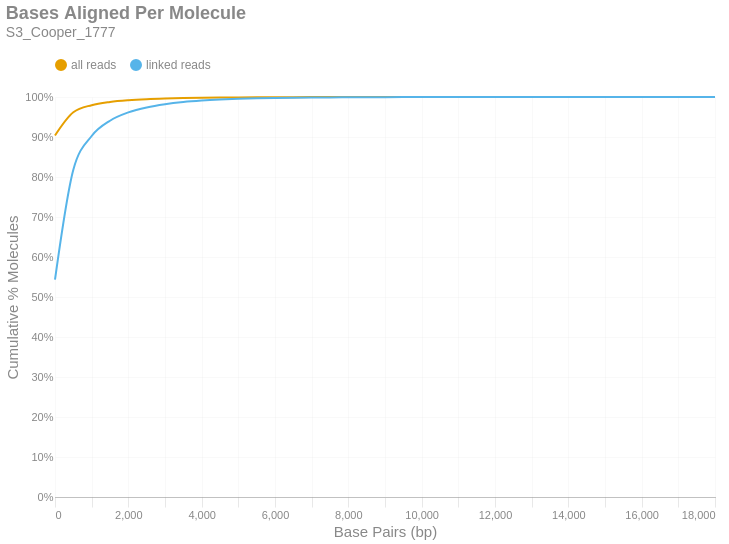

Notebook source saved alongside this figure:
### Markdown cell above
### Bases Aligned Per Molecule
This is a cumulative frequency distribution showing the number of base pairs aligned per unique molecule. These data are shown in 500 bp bins. There are two distributions: one with `all reads` (yellow) and another with only `linked reads` (blue). The percent of molecules in the `linked reads` distribution is relative to the total number of linked molecules.

### Code cell
if SKIPLR:
    print_html(f"Skipped")
else:
    binned_df = consolidated_hist(valids['aligned_bp'], mask, 500, True)
    with SafeRender(binned_df):
        (
            density_plot(binned_df, 'Bases Aligned Per Molecule', samplename, 'basesper')
            .encode(
                x=alt.X('bin:Q', title="Base Pairs (bp)").axis(tickMinStep=500).scale(padding=0),
                y=alt.Y('value:Q', title='Cumulative % Molecules')
                    .axis(format='%')
                    .scale(domain = [0,1])
                    .stack(False),
                color=alt.Color("key:N").scale(domain = ["all reads", "linked reads"]),
                tooltip = [
                    alt.Tooltip("key:N", title = "Data Type"),
                    alt.Tooltip("range_label:N", title="Bases Aligned Per Molecule"),
                    alt.Tooltip("value:Q", format = ".2%", title="% Molecules (Cum.)")
                ]
            )
        ).display()

### Figure 1 — Vega-Lite specification as saved in the notebook (floating-point values rounded to 4 significant figures)
{"width": "container", "height": 400, "config": {"title": {"anchor": "start", "dy": -15, "fontSize": 18, "color": "#888888", "subtitleColor": "#888888", "subtitleFontSize": 14}, "arc": {"fill": "#0072B2"}, "axis": {"domainColor": "#888888", "domainWidth": 0.5, "gridWidth": 0.2, "grid": false, "titleFontWeight": 400, "titleFontSize": 15, "labelFontSize": 11, "labelColor": "#888888", "tickColor": "#888888", "tickWidth": 0.2, "titleColor": "#888888"}, "axisBand": {"grid": false}, "axisX": {"grid": true, "tickSize": 10, "domainCap": "round"}, "axisY": {"domain": false, "grid": true, "tickSize": 0, "domainCap": "round"}, "background": "transparent", "header": {"labelFontSize": 15, "labelColor": "#888888", "titleFontSize": 15, "titleFontWeight": 600, "titleColor": "#888888"}, "legend": {"labelFont": "sans-serif", "labelFontSize": 12, "labelColor": "#888888", "symbolSize": 100, "symbolType": "circle", "titleFontSize": 12, "titlePadding": 10, "titleColor": "#888888", "title": null, "orient": "top"}, "range": {"category": ["#E69F00", "#56B4E9", "#009E73", "#F0E442", "#0072B2", "#D55E00", "#CC79A7", "#000000"], "diverging": ["#cfe8f3", "#a2d4ec", "#73bfe2", "#46abdb", "#1696d2", "#12719e"]}, "area": {"fill": "#0072B2", "fillOpacity": 0.7, "line": true, "strokeOpacity": 0.7}, "line": {"color": "#0072B2", "stroke": "#0072B2", "strokeWidth": 2}, "trail": {"color": "#0072B2", "stroke": "#0072B2", "strokeWidth": 0, "size": 1}, "point": {"filled": true, "fillOpacity": 1.0, "size": 95}, "text": {"color": "#888888", "fontSize": 11, "align": "right", "fontWeight": 400, "size": 11}, "bar": {"fill": "#0072B2", "stroke": null}, "view": {"stroke": null, "continuousWidth": 660, "continuousHeight": 400}}, "data": {"name": "data-be5a66c961fb70a17b92b4dad75854a1"}, "mark": {"type": "line", "interpolate": "monotone", "point": {"opacity": 0, "size": 275}}, "encoding": {"color": {"field": "key", "scale": {"domain": ["all reads", "linked reads"]}, "type": "nominal"}, "tooltip": [{"field": "key", "title": "Data Type", "type": "nominal"}, {"field": "range_label", "title": "Bases Aligned Per Molecule", "type": "nominal"}, {"field": "value", "format": ".2%", "title": "% Molecules (Cum.)", "type": "quantitative"}], "x": {"axis": {"tickMinStep": 500}, "field": "bin", "scale": {"padding": 0}, "title": "Base Pairs (bp)", "type": "quantitative"}, "y": {"axis": {"format": "%"}, "field": "value", "scale": {"domain": [0, 1]}, "stack": false, "title": "Cumulative % Molecules", "type": "quantitative"}}, "params": [{"name": "param_c36ac31b6afebe62", "select": {"type": "point", "fields": ["key"]}, "bind": "legend"}], "title": {"text": "Bases Aligned Per Molecule", "subtitle": "S3_Cooper_1777"}, "transform": [{"fold": ["all reads (cumsum)", "linked reads (cumsum)"]}, {"calculate": "replace(datum.key, ' (cumsum)', '')", "as": "key"}, {"filter": {"param": "param_c36ac31b6afebe62"}}], "usermeta": {"embedOptions": {"downloadFileName": "S3_Cooper_1777.basesper"}}, "$schema": "https://vega.github.io/schema/vega-lite/v6.1.0.json", "datasets": {"data-be5a66c961fb70a17b92b4dad75854a1": [{"bin": "0.0", "interval": "0.0-500.0", "all reads": 0.9039, "linked reads": 0.5434, "all reads (cumsum)": 0.9039, "linked reads (cumsum)": 0.5434, "range_label": "0-499"}, {"bin": "500.0", "interval": "500.0-1000.0", "all reads": 0.05803, "linked reads": 0.2749, "all reads (cumsum)": 0.9619, "linked reads (cumsum)": 0.8183, "range_label": "500-999"}, {"bin": "1000.0", "interval": "1000.0-1500.0", "all reads": 0.01766, "linked reads": 0.08416, "all reads (cumsum)": 0.9796, "linked reads (cumsum)": 0.9024, "range_label": "1000-1499"}, {"bin": "1500.0", "interval": "1500.0-2000.0", "all reads": 0.008011, "linked reads": 0.03825, "all reads (cumsum)": 0.9876, "linked reads (cumsum)": 0.9407, "range_label": "1500-1999"}, {"bin": "2000.0", "interval": "2000.0-2500.0", "all reads": 0.004346, "linked reads": 0.02075, "all reads (cumsum)": 0.9919, "linked reads (cumsum)": 0.9614, "range_label": "2000-2499"}, {"bin": "2500.0", "interval": "2500.0-3000.0", "all reads": 0.002629, "linked reads": 0.01255, "all reads (cumsum)": 0.9946, "linked reads (cumsum)": 0.974, "range_label": "2500-2999"}, {"bin": "3000.0", "interval": "3000.0-3500.0", "all reads": 0.001673, "linked reads": 0.00799, "all reads (cumsum)": 0.9962, "linked reads (cumsum)": 0.982, "range_label": "3000-3499"}, {"bin": "3500.0", "interval": "3500.0-4000.0", "all reads": 0.001124, "linked reads": 0.005366, "all reads (cumsum)": 0.9974, "linked reads (cumsum)": 0.9874, "range_label": "3500-3999"}, {"bin": "4000.0", "interval": "4000.0-4500.0", "all reads": 0.0007588, "linked reads": 0.003623, "all reads (cumsum)": 0.9981, "linked reads (cumsum)": 0.991, "range_label": "4000-4499"}, {"bin": "4500.0", "interval": "4500.0-5000.0", "all reads": 0.0005326, "linked reads": 0.002543, "all reads (cumsum)": 0.9986, "linked reads (cumsum)": 0.9935, "range_label": "4500-4999"}, {"bin": "5000.0", "interval": "5000.0-5500.0", "all reads": 0.0003777, "linked reads": 0.001803, "all reads (cumsum)": 0.999, "linked reads (cumsum)": 0.9953, "range_label": "5000-5499"}, {"bin": "5500.0", "interval": "5500.0-6000.0", "all reads": 0.0002708, "linked reads": 0.001293, "all reads (cumsum)": 0.9993, "linked reads (cumsum)": 0.9966, "range_label": "5500-5999"}, {"bin": "6000.0", "interval": "6000.0-6500.0", "all reads": 0.00018, "linked reads": 0.0008592, "all reads (cumsum)": 0.9995, "linked reads (cumsum)": 0.9975, "range_label": "6000-6499"}, {"bin": "6500.0", "interval": "6500.0-7000.0", "all reads": 0.000136, "linked reads": 0.0006495, "all reads (cumsum)": 0.9996, "linked reads (cumsum)": 0.9981, "range_label": "6500-6999"}, {"bin": "7000.0", "interval": "7000.0-7500.0", "all reads": 0.0001083, "linked reads": 0.0005171, "all reads (cumsum)": 0.9997, "linked reads (cumsum)": 0.9986, "range_label": "7000-7499"}, {"bin": "7500.0", "interval": "7500.0-8000.0", "all reads": 8.123e-05, "linked reads": 0.0003878, "all reads (cumsum)": 0.9998, "linked reads (cumsum)": 0.999, "range_label": "7500-7999"}, {"bin": "8000.0", "interval": "8000.0-8500.0", "all reads": 4.458e-05, "linked reads": 0.0002128, "all reads (cumsum)": 0.9998, "linked reads (cumsum)": 0.9992, "range_label": "8000-8499"}, {"bin": "8500.0", "interval": "8500.0-9000.0", "all reads": 4.59e-05, "linked reads": 0.0002191, "all reads (cumsum)": 0.9999, "linked reads (cumsum)": 0.9995, "range_label": "8500-8999"}, {"bin": "9000.0", "interval": "9000.0-9500.0", "all reads": 2.906e-05, "linked reads": 0.0001387, "all reads (cumsum)": 0.9999, "linked reads (cumsum)": 0.9996, "range_label": "9000-9499"}, {"bin": "9500.0", "interval": "9500.0-10000.0", "all reads": 2.014e-05, "linked reads": 9.616e-05, "all reads (cumsum)": 0.9999, "linked reads (cumsum)": 0.9997, "range_label": "9500-9999"}, {"bin": "10000.0", "interval": "10000.0-10500.0", "all reads": 1.717e-05, "linked reads": 8.198e-05, "all reads (cumsum)": 1.0, "linked reads (cumsum)": 0.9998, "range_label": "10000-10499"}, {"bin": "10500.0", "interval": "10500.0-11000.0", "all reads": 8.585e-06, "linked reads": 4.099e-05, "all reads (cumsum)": 1.0, "linked reads (cumsum)": 0.9998, "range_label": "10500-10999"}, {"bin": "11000.0", "interval": "11000.0-11500.0", "all reads": 7.595e-06, "linked reads": 3.626e-05, "all reads (cumsum)": 1.0, "linked reads (cumsum)": 0.9999, "range_label": "11000-11499"}, {"bin": "11500.0", "interval": "11500.0-12000.0", "all reads": 4.953e-06, "linked reads": 2.365e-05, "all reads (cumsum)": 1.0, "linked reads (cumsum)": 0.9999, "range_label": "11500-11999"}, {"bin": "12000.0", "interval": "12000.0-12500.0", "all reads": 9.246e-06, "linked reads": 4.414e-05, "all reads (cumsum)": 1.0, "linked reads (cumsum)": 0.9999, "range_label": "12000-12499"}, {"bin": "12500.0", "interval": "12500.0-13000.0", "all reads": 5.613e-06, "linked reads": 2.68e-05, "all reads (cumsum)": 1.0, "linked reads (cumsum)": 0.9999, "range_label": "12500-12999"}, {"bin": "13000.0", "interval": "13000.0-13500.0", "all reads": 2.642e-06, "linked reads": 1.261e-05, "all reads (cumsum)": 1.0, "linked reads (cumsum)": 1.0, "range_label": "13000-13499"}, {"bin": "13500.0", "interval": "13500.0-14000.0", "all reads": 2.972e-06, "linked reads": 1.419e-05, "all reads (cumsum)": 1.0, "linked reads (cumsum)": 1.0, "range_label": "13500-13999"}, {"bin": "14000.0", "interval": "14000.0-14500.0", "all reads": 0.0, "linked reads": 0.0, "all reads (cumsum)": 1.0, "linked reads (cumsum)": 1.0, "range_label": "14000-14499"}, {"bin": "14500.0", "interval": "14500.0-15000.0", "all reads": 2.311e-06, "linked reads": 1.104e-05, "all reads (cumsum)": 1.0, "linked reads (cumsum)": 1.0, "range_label": "14500-14999"}, {"bin": "15000.0", "interval": "15000.0-15500.0", "all reads": 1.651e-06, "linked reads": 7.882e-06, "all reads (cumsum)": 1.0, "linked reads (cumsum)": 1.0, "range_label": "15000-15499"}, {"bin": "15500.0", "interval": "15500.0-16000.0", "all reads": 3.302e-07, "linked reads": 1.576e-06, "all reads (cumsum)": 1.0, "linked reads (cumsum)": 1.0, "range_label": "15500-15999"}, {"bin": "16000.0", "interval": "16000.0-16500.0", "all reads": 6.604e-07, "linked reads": 3.153e-06, "all reads (cumsum)": 1.0, "linked reads (cumsum)": 1.0, "range_label": "16000-16499"}, {"bin": "16500.0", "interval": "16500.0-17000.0", "all reads": 0.0, "linked reads": 0.0, "all reads (cumsum)": 1.0, "linked reads (cumsum)": 1.0, "range_label": "16500-16999"}, {"bin": "17000.0", "interval": "17000.0-17500.0", "all reads": 0.0, "linked reads": 0.0, "all reads (cumsum)": 1.0, "linked reads (cumsum)": 1.0, "range_label": "17000-17499"}, {"bin": "17500.0", "interval": "17500.0-18000.0", "all reads": 0.0, "linked reads": 0.0, "all reads (cumsum)": 1.0, "linked reads (cumsum)": 1.0, "range_label": "17500-17999"}, {"bin": "18000.0", "interval": "18000.0-18500.0", "all reads": 3.302e-07, "linked reads": 1.576e-06, "all reads (cumsum)": 1.0, "linked reads (cumsum)": 1.0, "range_label": "18000-18499"}]}}
